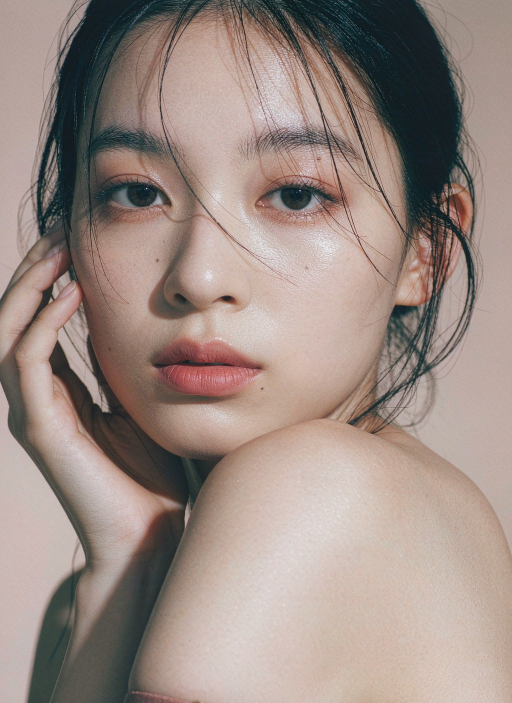
#> input picture templates/images/p01-hero.jpg, 1024 x 1406 px, found by its file name (shown at 1/2 size)
$ python submask.py images/p01-hero.jpg images/p01-submask.png
#> lines starting #> are read from the running program, lines starting #| are printed output that depends on the picture; after the words box and inside, x2 and y2 are one past the last pixel; in counts of white or black regions, pixels touching at a corner belong together
# -*- coding: utf-8 -*-
"""submask.py —— 生成「主体遮挡掩膜」（供 layout 的 `occlude` 字段用）

它解决的是版式里的**层叠关系**，不是抠图：
    参考刊的封面常常把刊头艺术字放在模特**身后**——字被头部/身体挡住。
    这在 HTML 里不能靠 z-index 表达（出血照片是矩形的，压在上面的字永远看得见），
    要靠 CSS mask 把「主体所占的那一块」从字上挖掉。

掩膜规格（★约定，写死，不要反）
-------------------------------
    PNG，RGBA，尺寸 = 该页画布尺寸
    **不透明(α=255) = 保留**；**透明(α=0) = 挖掉**（即主体所占区域）

用法
----
    python tools/submask.py images/p01-hero.jpg images/p01-submask.png
        [--size 1280x1617]   # 输出尺寸，默认读原图；应与该页 canvas 一致
        [--feather 2]        # 边界羽化像素（默认 2，避免硬边）
        [--erode 0]          # 扩大挖洞范围：把主体掩膜外扩 N px（发丝/毛边用）
        [--shrink 0]         # 缩小挖洞范围：内缩 N px
        [--model u2net]      # rembg 模型
        [--tol 14]           # 平底连通域通道的底色容差
        [--force flat|rembg] # 强制走某条通道（默认自动挑可信的那条）
        [--check]            # 只报告掩膜质量（覆盖率 / 是否可信），不写文件

两条通道（与 subjectguard.py 同源）
----------------------------------
  rembg(u2net)        —— 人像/实拍图。本地已缓存模型，约 0.4s/张。
  flat 底色连通域      —— 白底/纯色平底产品图。rembg 在「白色产品压白色背景」上会失手。

**掩膜可信度 < 12% 会直接失败退出（退出码 1）**，不会静默写出一张没用的掩膜。
"""
from __future__ import annotations

import os
import sys

import numpy as np
from PIL import Image, ImageFilter

ROOT = os.path.dirname(os.path.dirname(os.path.abspath(__file__)))
SUBDIR = os.path.join(ROOT, "_work", "_submask")
MIN_CRED = 0.12


def argval(name, default=None):
#> in main, im is the input picture: PIL image 1024x1406 RGB; mean R, G, B 155.6, 139.1, 131.7
    a = sys.argv[1:]
    if name in a:
        i = a.index(name)
        return a[i + 1] if i + 1 < len(a) and not a[i + 1].startswith("--") else True
    return default


def flat_mask(a, tol):
    """与四角底色连通的区域 = 背景；其余 = 主体。"""
#> called with tol = 14
    h, w, _ = a.shape
#> h = 1406; w = 1024
    s = max(4, min(h, w) // 20)
#> s = 51
    corners = np.concatenate([a[:s, :s].reshape(-1, 3), a[:s, -s:].reshape(-1, 3),
                              a[-s:, :s].reshape(-1, 3), a[-s:, -s:].reshape(-1, 3)])
    bg = np.median(corners, axis=0)
#> bg = [182, 162, 155]
    near = np.sqrt(((a - bg) ** 2).sum(axis=2)) < tol
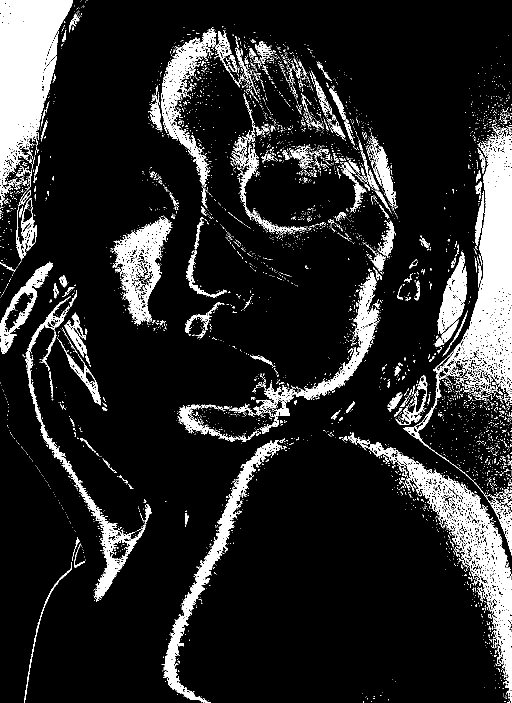
#> near: shape (1406, 1024) bool (shown at 1/2 size); 13.2% white; 5075 white regions (4746 under 20 px), largest, box (x1, y1, x2, y2) and area: (866, 260, 1024, 801) 30060, (0, 0, 146, 413) 29520, (794, 907, 1024, 1406) 19329
    if near.mean() < 0.05 or near.mean() > 0.97:
        return None
    try:
        from scipy import ndimage
    except Exception:
        return None
    lab, n = ndimage.label(near)
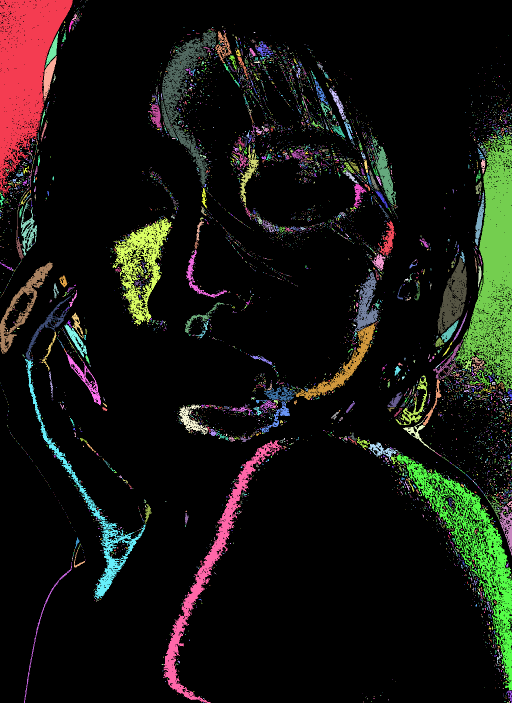
#> lab: shape (1406, 1024) int32 (shown at 1/2 size); 7793 distinct labels, from 0 to 7792; one colour per label, 0 black
#> n = 7792
    if n == 0:
        return None
    border = set(lab[0, :].tolist()) | set(lab[-1, :].tolist()) | \
             set(lab[:, 0].tolist()) | set(lab[:, -1].tolist())
#> border = 72 items
    border.discard(0)
    if not border:
        return None
    real_bg = np.isin(lab, list(border))
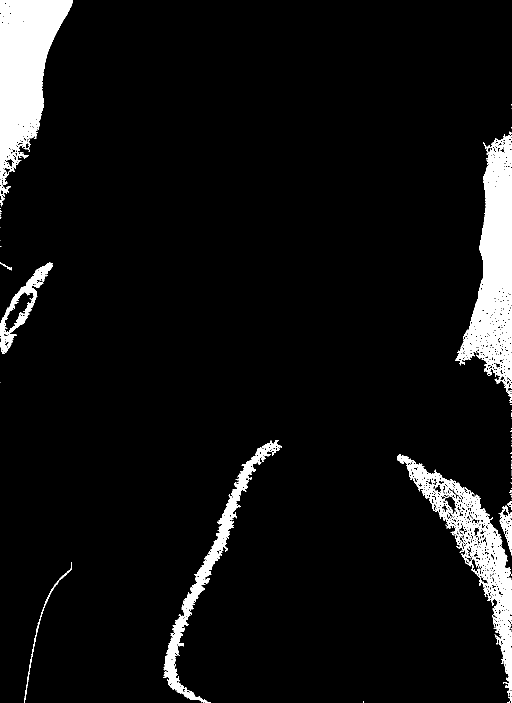
#> real_bg: shape (1406, 1024) bool (shown at 1/2 size); 6.4% white; 63 white regions (54 under 20 px), largest, box (x1, y1, x2, y2) and area: (0, 0, 146, 413) 29384, (911, 268, 1024, 801) 27662, (794, 908, 1024, 1406) 18713
    subj = ~real_bg
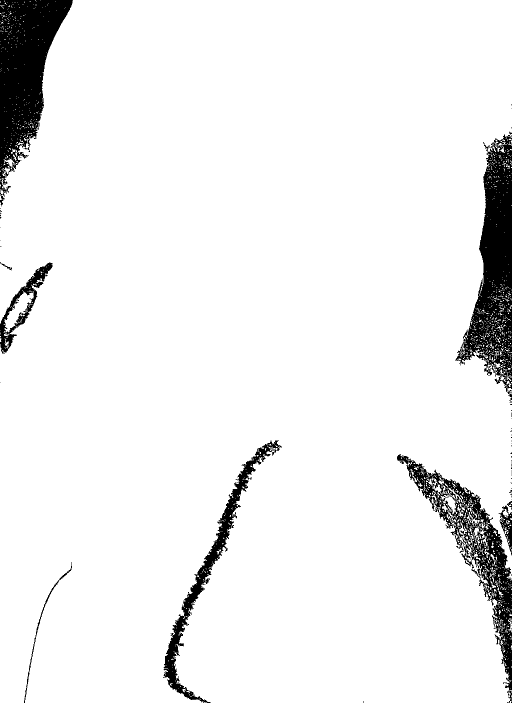
#> subj: shape (1406, 1024) bool (shown at 1/2 size); 93.6% white; 63 black regions (54 under 20 px), largest, box (x1, y1, x2, y2) and area: (0, 0, 146, 413) 29384, (911, 268, 1024, 801) 27662, (794, 908, 1024, 1406) 18713
    if subj.mean() < 0.03:
        return None
    return subj.astype(np.float32)


def rembg_mask(img, model):
    try:
        from rembg import remove, new_session
    except Exception as e:
        return None, "rembg 不可用（%s）" % type(e).__name__
    sess = new_session(model)
    a = np.asarray(remove(img.convert("RGB"), session=sess, only_mask=True)).astype(np.float32) / 255.0
    return a, "rembg:%s" % model


def dilate(m, r):
    if r < 1:
        return m
    r = int(r)
    k = 2 * r + 1
    pad = np.pad(m, ((r, r), (r, r)))
    out = np.zeros_like(m, dtype=np.float32)
    for i in range(k):
        for j in range(k):
            out = np.maximum(out, pad[i:i + m.shape[0], j:i + m.shape[1]])
    return out


def erode(m, r):
    if r < 1:
        return m
    r = int(r)
    k = 2 * r + 1
    pad = np.pad(m, ((r, r), (r, r)), constant_values=1.0)
    out = np.ones_like(m, dtype=np.float32)
    for i in range(k):
        for j in range(k):
            out = np.minimum(out, pad[i:i + m.shape[0], j:i + m.shape[1]])
    return out


def main():
    pos = [a for a in sys.argv[1:] if not a.startswith("--")]
    if len(pos) < 1:
        raise SystemExit(__doc__)
    src = pos[0] if os.path.isabs(pos[0]) else os.path.join(ROOT, pos[0])
    dst = pos[1] if len(pos) > 1 else None
    if dst and not os.path.isabs(dst):
        dst = os.path.join(ROOT, dst)

    size = argval("--size")
    feather = float(argval("--feather", 2))
    grow = int(argval("--erode", 0))
    shrink = int(argval("--shrink", 0))
    model = argval("--model", "u2net")
    tol = float(argval("--tol", 14))
    force = argval("--force", None)
    check_only = "--check" in sys.argv

    im = Image.open(src).convert("RGB")
    a = np.asarray(im).astype(np.float32)

    cands = []
    if force in (None, "flat"):
        fm = flat_mask(a, tol)
        if fm is not None:
            cands.append(("flat底连通域", fm))
    if force in (None, "rembg"):
        rm, desc = rembg_mask(im, model)
        if rm is not None:
            cands.append((desc, rm))

    if not cands:
        print("✗ 两条通道都拿不到掩膜：%s" % src)
        return 1

    # 自动挑可信的：覆盖率 3%–85% 且不是整幅/全空
    best = None
    for desc, m in cands:
        cov = float((m > 0.5).mean())
        cred = 1.0 if 0.03 <= cov <= 0.85 else 0.5
        if best is None or cred > best[3]:
            best = (desc, m, cov, cred)
    desc, m, cov, cred = best

    if cred < 1.0 or cov < MIN_CRED:
        print("✗ 掩膜不可信：通道=%s 覆盖率=%.1f%%（要求 3%%–85%% 且 ≥ %.0f%%）"
              % (desc, cov * 100, MIN_CRED * 100))
        return 1

    if check_only:
        print("OK  通道=%s  主体覆盖 %.1f%%  尺寸 %dx%d" % (desc, cov * 100, im.width, im.height))
        return 0

    if not dst:
        raise SystemExit("✗ 缺少输出路径：python tools/submask.py <src> <dst.png>")

    if size:
        w, h = [int(v) for v in str(size).lower().split("x")]
    else:
        w, h = im.size

    m = (m > 0.5).astype(np.float32)
    if grow:
        m = dilate(m, grow)
    if shrink:
        m = erode(m, shrink)

    # 尺寸对齐（最近邻，保住硬边；羽化在后面做）
    mimg = Image.fromarray((m * 255).astype(np.uint8)).resize((w, h), Image.NEAREST)
    if feather > 0:
        mimg = mimg.filter(ImageFilter.GaussianBlur(feather))
    subj = np.asarray(mimg).astype(np.float32) / 255.0

    # ★ 掩膜 = 255 - 主体（不透明=保留，透明=挖掉）
    alpha = np.clip((1.0 - subj) * 255.0, 0, 255).astype(np.uint8)
    out = np.dstack([np.full_like(alpha, 255), np.full_like(alpha, 255),
                     np.full_like(alpha, 255), alpha])
    Image.fromarray(out, "RGBA").save(dst)
    print("OK  %s → %s" % (os.path.relpath(src, ROOT), os.path.relpath(dst, ROOT)))
    print("    通道=%s  主体覆盖 %.1f%%  输出 %dx%d  羽化 %.1fpx  erode %d  shrink %d"
          % (desc, cov * 100, w, h, feather, grow, shrink))
    print("    口径：不透明=保留，透明=挖掉（主体区域）→ 供 layout zone 的 \"occlude\" 字段引用")
    return 0


if __name__ == "__main__":
    sys.exit(main())
#> (the call stopped at in rembg_mask, `sess = new_session(model)`: rembg is not available in this run)
